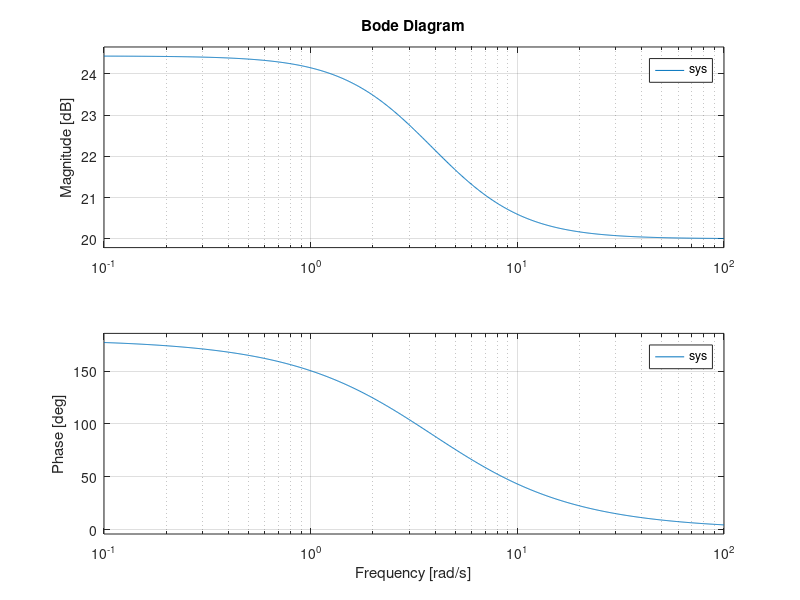
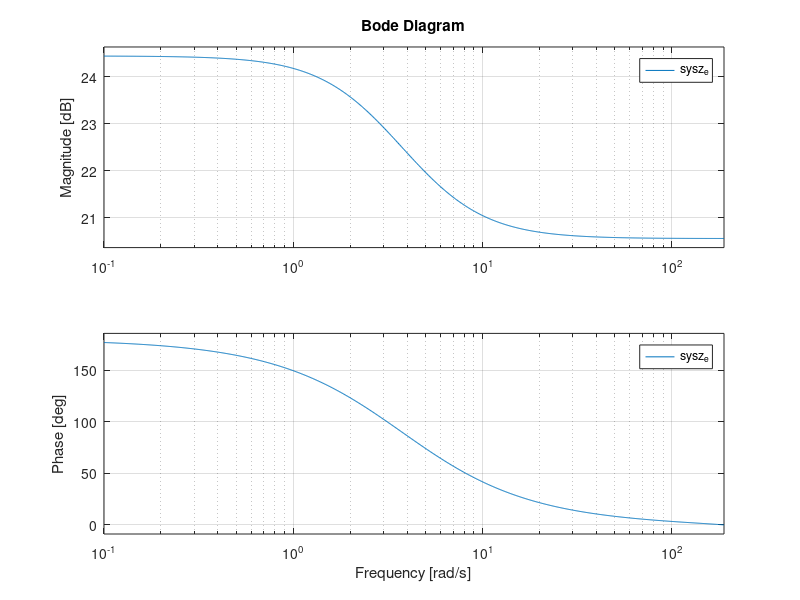
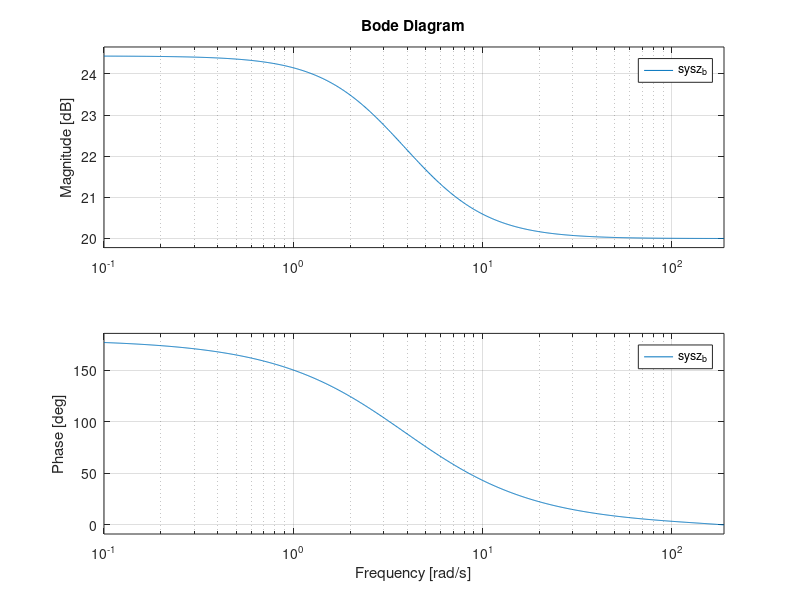

Reproduce these figures in MATLAB, in order.
% frutaaaa????

%Bode plot of frequency response, magnitude and phase of frequency response
clear all
close all
clc
s=tf('s');
sys=(10*(s-5))/(s+3)

T=1/60; %T=1/fm
% DISCRETE Transfer function - EULER:
sysz_e=c2d(sys,T,'zoh')
% DISCRETE Transfer function - BILINEAR:
sysz_b=c2d(sys,T,'tustin')

[mag,phase]=bode(sys);
maximo=max(0.5)
magdb=20*log10(maximo)
 figure('name','Sistema continuo');
 bode(sys);figure('name','Transformacion conforme Euler');
bode(sysz_e)
figure('name','Transformacion conforma Bilinear');
bode(sysz_b)